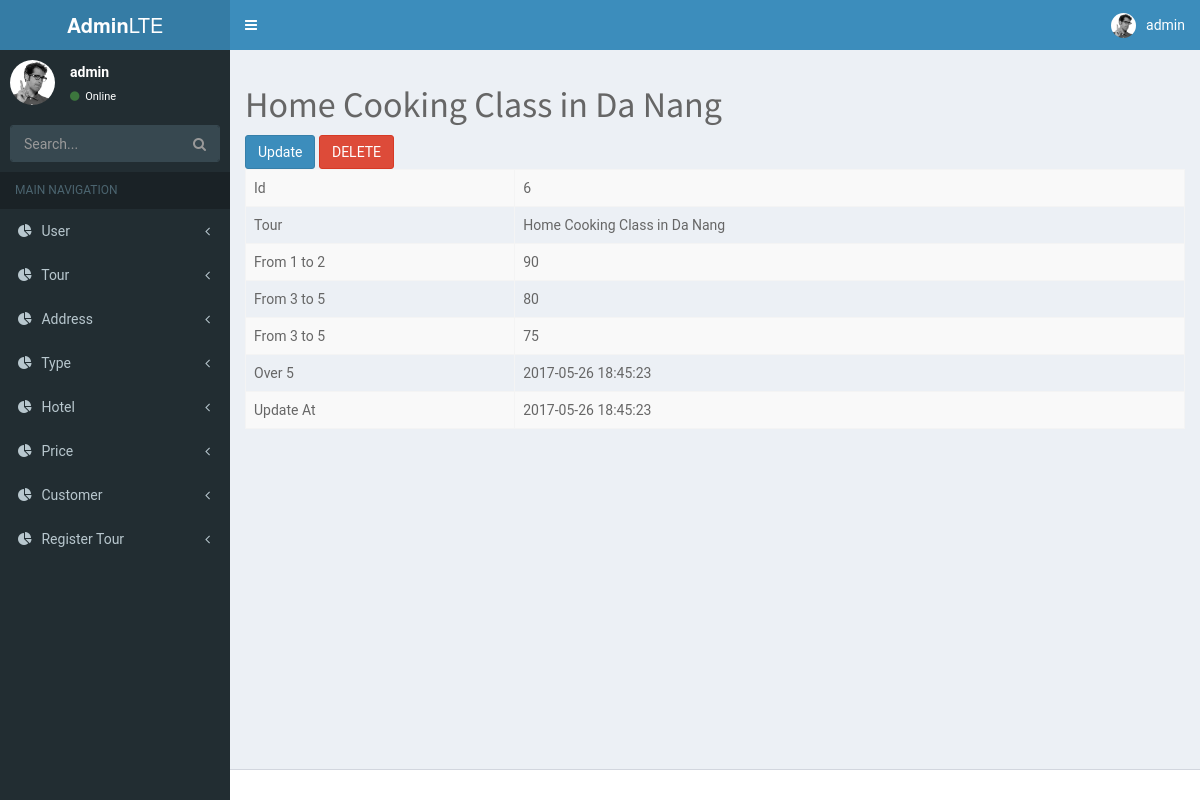
The page /admin/Price/view.php?id=6 (signed in) on the database its author committed.
### tables this page shows
CREATE TABLE `price` (
  `id` int(11) NOT NULL,
  `tourId` int(11) NOT NULL,
  `f1t2` int(11) NOT NULL,
  `f3t5` int(11) NOT NULL,
  `over5` int(11) NOT NULL,
  `created_at` datetime NOT NULL,
  `updated_at` datetime NOT NULL
);

### admin/Price/_checkId.php (called while the page is built, shortened)
<?php
include('../connect/connect.php');
if (isset($_GET['id'])) {
    $id = $_GET['id'];
    $sql = 'Select * from price where id = " ' . $id . '"';
    $stmt = $conn->prepare($sql);
$stmt->execute();
$row = $stmt->fetch(PDO::FETCH_ASSOC);
} else
    header ("Location: ../pages/examples/404.php");

### admin/Price/view.php (the view, shortened to what this page needs)
<?php
require './_checkId.php';
require_once '../layout/header.php';
require_once '../layout/left.php';
?>
<div class="content-wrapper">
    <section class="content">
        <div class="pull-left">
            <div class="title" >
                <h1><?php include './viewTour.php'; ?></h1>
            </div>
        </div>
        <div class="view">
            <a class="btn btn-primary" href="update.php?id=<?php echo $row['id']; ?>">Update</a>
            <a data-toggle="modal" data-target="#myModal" class="btn btn-danger">DELETE </a>
            <table class="table table-striped table-bordered detail-view">
                <tr>
                    <td>Id</td>
                    <td><?php echo $row['id']; ?></td>
                </tr>
                <tr>
                    <td>Tour</td>
                    <td><?php include './viewTour.php'; ?></td>
                </tr>
                <tr>
                    <td>From 1 to 2</td>
                    <td><?php echo $row['f1t2']; ?></td>
                </tr>
                <tr>
                    <td>From 3 to 5</td>
                    <td><?php echo $row['f3t5']; ?></td>
                </tr>
                 <tr>
                    <td>From 3 to 5</td>
                    <td><?php echo $row['over5']; ?></td>
                </tr>
                <tr>
                    <td>Over 5</td>
                    <td><?php echo $row['created_at']; ?></td>
                </tr>
                <tr>
                    <td>Update At</td>
                    <td><?php echo $row['updated_at']; ?></td>
                </tr>
            </table>
        </div>
    </section>
</div>
<?php
require_once '../layout/footer.php';
?>

### rows shown on the page
price: id "6", f1t2 "90", f3t5 "80", over5 "75", created_at "2017-05-26 18:45:23", updated_at "2017-05-26 18:45:23"

### other values the page prints
$_SESSION['user'] "admin"
$addressNames[0] "Home Cooking Class in Da Nang Home Cooking Class in Da Nang"
